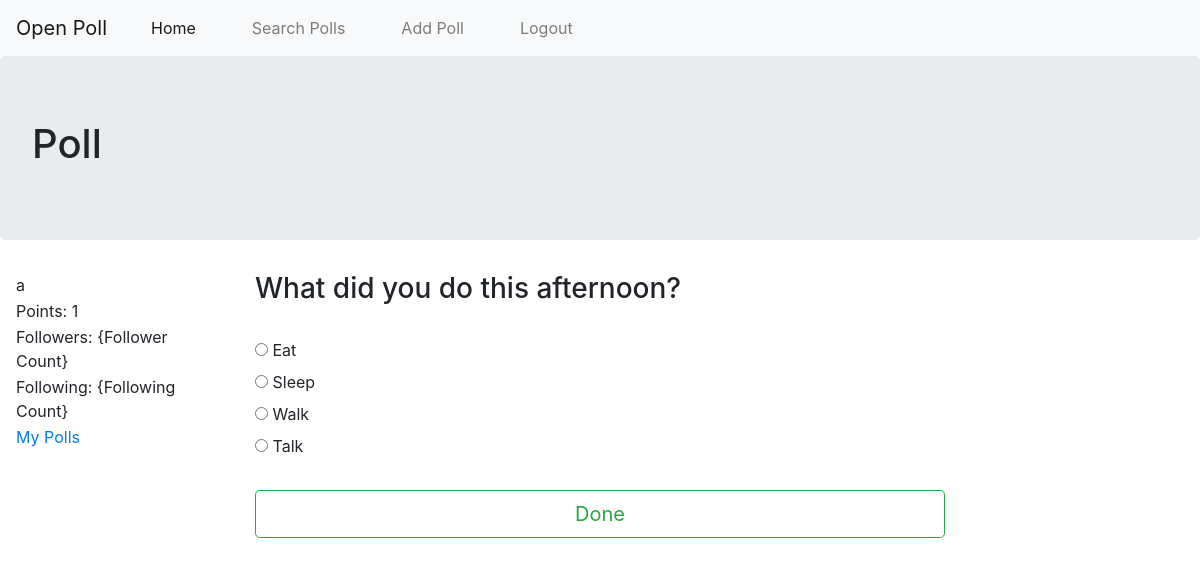
/poll/9/ (signed in), run on the app's committed database.
### BaseApp/models.py (models this page shows, shortened)
class UserProfile(models.Model):
    user = models.OneToOneField(User, on_delete=models.CASCADE, related_name="user_profile")
    user_points = models.PositiveIntegerField(default=1)
    profile_pic = models.ImageField(upload_to='profile_pic', blank=True, null=True, default='')

class Question(models.Model):
    user = models.ForeignKey('UserProfile', on_delete=models.CASCADE)
    question_text = models.CharField(max_length=300, blank=False)
    question_topic = models.CharField(max_length=300, default="Misc")
    question_comments = models.TextField(max_length=500, blank=True)
    responders = models.ManyToManyField(UserProfile, related_name="questions")

class Option(models.Model):
    question = models.ForeignKey('Question', on_delete=models.CASCADE)
    option_text = models.CharField(max_length=200, blank=False)
    vote_count = models.PositiveIntegerField()

### BaseApp/views.py (the view, shortened to what this page needs)
# urls.py: path('poll/<int:question_id>/', views.PollView.as_view(), name='poll'),
class PollView(View):
    template_name = "BaseApp/poll.html"
    def get(self, request, question_id):
        q = c_util.getQuestion(question_id)
        optionList = c_util.getOptions(q)
        ctxt = {'list_title':'Poll'}
        ctxt['question'] = q
        ctxt['optionList'] = optionList
        ctxt['disableDone'] = True
        if request.user.is_authenticated:
            currentUser, obj = UserProfile.objects.get_or_create(user=request.user)
            try:
                currentUser.questions.get(id=question_id)
            except ObjectDoesNotExist:
                ctxt['disableDone'] = False
        return render(request, self.template_name, context=ctxt)

### BaseApp/content_util.py (called while the page is built)
def getQuestion(question_id):
    if question_id is None:
        return None
    return Question.objects.get(id=question_id)

def getOptions(question):
    return list(Option.objects.filter(question=question))

### templates/BaseApp/poll.html (shortened to what this page needs)
{% extends 'BaseApp/base.html' %}
{% block main_list_block %}
  <div class="main_list container">
    <h3> {{ question.question_text }} </h3>
    <br>
    <form method="POST">
      {% for option in optionList %}
        <input type="radio" name="option" value="{{option.id}}">
        <label for="{{ option.option_text }}">{{ option.option_text }}</label>
        <br>
      {% endfor %}
      <br>
      {% if disableDone %}
      <button type="submit" class="btn btn-lg btn-block btn-outline-success user_buttons" value="Submit" disabled>Done</button>
      {% else %}
      <button type="submit" class="btn btn-lg btn-block btn-outline-success user_buttons" value="Submit">Done</button>
      {% endif %}
    </form>
  </div>
  {% endblock %}

### templates/BaseApp/base.html (shortened to what this page needs)
<!DOCTYPE html>
{% load static %}
<html lang="en" dir="ltr">
  <head>
    <link rel="stylesheet" href="https://stackpath.bootstrapcdn.com/bootstrap/4.4.1/css/bootstrap.min.css">
    <link rel="stylesheet" href="{% static 'css/base.css' %}">
  </head>
  <body>
    <nav class="navbar navbar-expand-lg navbar-light bg-light nav-fill">
      <a class="navbar-brand" href="{% url 'base_app:Home' %}">Open Poll</a>
      <div class="collapse navbar-collapse" id="navbarNav">
        <ul class="navbar-nav">
          <li class="nav-item active">
            <a class="nav-link" href="{% url 'base_app:Home' %}">Home</a>
          </li>
          <li class="nav-item">
            <a class="nav-link" href="{% url 'base_app:poll_search' %}">Search Polls</a>
          </li>
          <li>
            {% if user.is_authenticated %}
            <a class="nav-link" href="{% url 'base_app:add_poll' %}">Add Poll</a>
            <li class="nav-item">
              <a class="nav-link" href="{% url 'base_app:user_logout' %}">Logout</a>
            </li>
            {% else %}
              <button type="button" class="nav-item btn btn-outline-success" data-toggle="modal" data-target="#loginModal" name="button">LogIn</button>
              <li class="nav-item">
                <a class="nav-link" data-toggle="modal" data-target="#signupModal" href="#">SignUp</a>
              </li>
            {% endif %}
          </li>
        </ul>
      </div>
    </nav>
  <div class="jumbotron">
    <h1>{{ list_title }}</h1>
  </div>
    {% block left_block %}
    <div class="profile_info container">
      <table>
        <tr><td>{{ user.username }}</td></tr>
        <tr><td>Points: {{ user.user_profile.user_points }}</td></tr>
        <tr><td>Followers: {Follower Count}</td></tr>
        <tr><td>Following: {Following Count}</td></tr>
        {% if user.is_authenticated %}
        <tr><td><a href="{% url 'base_app:poll_list' %}">My Polls</a></td></tr>
        {% endif %}
      </table>
    </div>
    {% endblock %}
    {% block main_list_block %}{% endblock %}
  </body>
</html>

### static/css/base.css (style rules this page uses)
* { box-sizing: border-box; }
.profile_info { width: 20%; float: left; }
.main_list { width: 60%; float: left; }
.navbar-nav > li { padding-left: 20px; padding-right: 20px; }

### data on the page
Question: question_text "What did you do this afternoon?"
Option: option_text "Eat"
Option: option_text "Sleep"
Option: option_text "Walk"
Option: option_text "Talk"

### other printed values
{{ list_title }} "Poll"
{{ user.username }} "a"
{{ user.user_profile.user_points }} "1"
